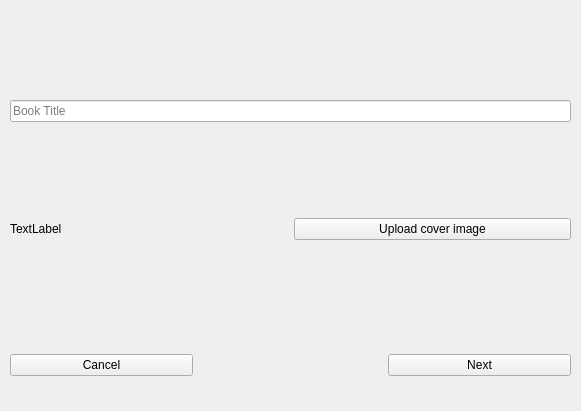
<?xml version="1.0" encoding="UTF-8"?>
<ui version="4.0">
 <class>Form</class>
 <widget class="QWidget" name="Form">
  <property name="geometry">
   <rect>
    <x>0</x>
    <y>0</y>
    <width>581</width>
    <height>411</height>
   </rect>
  </property>
  <property name="sizePolicy">
   <sizepolicy hsizetype="Ignored" vsizetype="Ignored">
    <horstretch>0</horstretch>
    <verstretch>0</verstretch>
   </sizepolicy>
  </property>
  <property name="maximumSize">
   <size>
    <width>581</width>
    <height>411</height>
   </size>
  </property>
  <property name="windowTitle">
   <string>Form</string>
  </property>
  <widget class="QWidget" name="verticalLayoutWidget">
   <property name="geometry">
    <rect>
     <x>10</x>
     <y>10</y>
     <width>561</width>
     <height>321</height>
    </rect>
   </property>
   <layout class="QVBoxLayout" name="verticalLayout">
    <item>
     <widget class="QLineEdit" name="book_title">
      <property name="placeholderText">
       <string>Book Title</string>
      </property>
     </widget>
    </item>
    <item>
     <layout class="QHBoxLayout" name="horizontalLayout">
      <item>
       <widget class="QLabel" name="preview">
        <property name="frameShadow">
         <enum>QFrame::Plain</enum>
        </property>
        <property name="text">
         <string>TextLabel</string>
        </property>
        <property name="scaledContents">
         <bool>true</bool>
        </property>
       </widget>
      </item>
      <item>
       <layout class="QHBoxLayout" name="horizontalLayout_7">
        <item>
         <layout class="QHBoxLayout" name="horizontalLayout_9"/>
        </item>
        <item>
         <widget class="QPushButton" name="pb_upload">
          <property name="text">
           <string>Upload cover image</string>
          </property>
         </widget>
        </item>
       </layout>
      </item>
     </layout>
    </item>
   </layout>
  </widget>
  <widget class="QWidget" name="horizontalLayoutWidget_3">
   <property name="geometry">
    <rect>
     <x>10</x>
     <y>330</y>
     <width>561</width>
     <height>71</height>
    </rect>
   </property>
   <layout class="QHBoxLayout" name="horizontalLayout_8">
    <item>
     <widget class="QPushButton" name="pb_back">
      <property name="text">
       <string>Cancel</string>
      </property>
     </widget>
    </item>
    <item>
     <widget class="QLabel" name="label_2">
      <property name="text">
       <string/>
      </property>
     </widget>
    </item>
    <item>
     <widget class="QPushButton" name="pb_np">
      <property name="text">
       <string>Next</string>
      </property>
     </widget>
    </item>
   </layout>
  </widget>
 </widget>
 <resources/>
 <connections/>
</ui>
